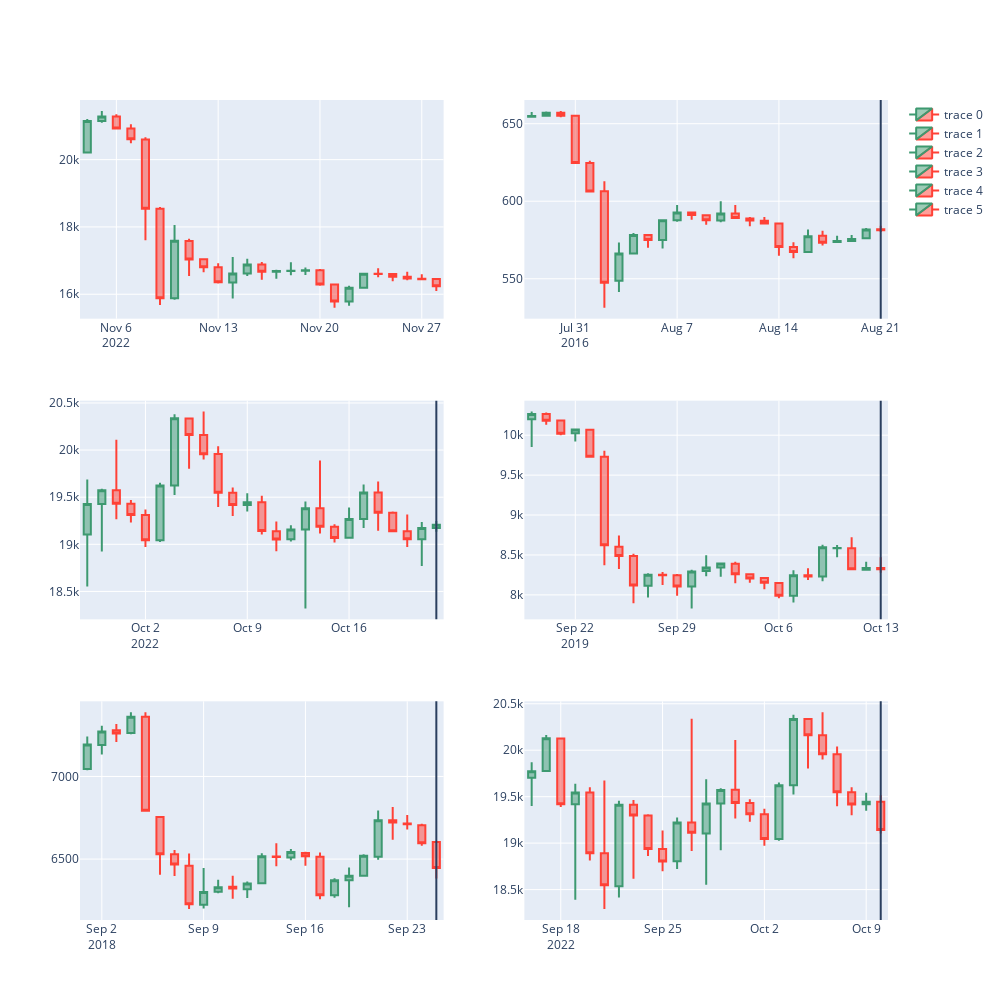

Notebook cell for this chart:
### Code cell
# PARAM WINDOW BEGIN ----------------------------

# How many candle sticks you want to look into
window_size = 25

closest_n = 6
input_pattern_index = 0

# PARAM WINDOW END ------------------------------
df, change_df = get_data(ticker = "BTC-USD", interval = "1D")


embeddings, change_df = alter_df(change_df, window_size)

vector_size = len(embeddings[0])

t = AnnoyIndex(vector_size, 'manhattan')
for i in range(len(embeddings)):
    t.add_item(i, embeddings[i])

t.build(100)

visualize_patterns(input_pattern_index,
                   window_size,
                   closest_n,
                   False)

change_df
